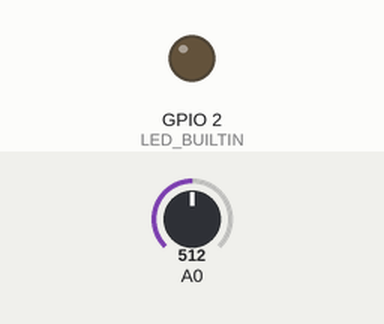
Bench run of a sketch on a simulated ESP8266 (NodeMCU). Shown: output pins drawn as LEDs (lit = HIGH, except the on-board LED, lit = LOW). The inputs (shaded band) are chosen by the test bench; at power-on: A0 = 512. What the sketch prints to the serial monitor is not drawn.

Above: at 0.1 s.
At 5.1 s:
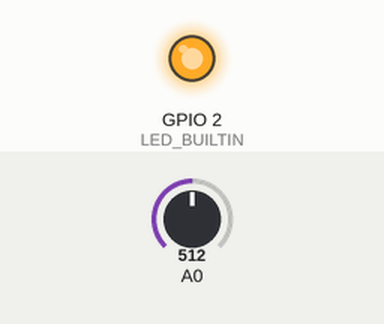
Timing chart, 0 to 6.6 s (numbered marks = the images above):
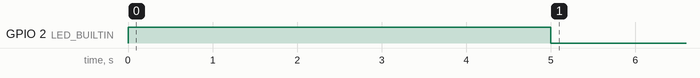

The sketch:

hartslagdemo.ino
```cpp
#include <Wire.h>
#include <ESP8266WiFi.h>
#include <ESP8266HTTPClient.h>

unsigned long current;
unsigned long last = millis();

int bpm;

void setup()
{
    Serial.begin(9600);

    // turn on the built-in LED
    pinMode(LED_BUILTIN, OUTPUT);
    digitalWrite(LED_BUILTIN, HIGH);
    delay(5000);
    digitalWrite(LED_BUILTIN, LOW);
}

void loop()
{
    // get the hartrate
    int sensorValue = analogRead(A0);

    if (sensorValue)
    {
        Serial.println(sensorValue);
    }
}
```
